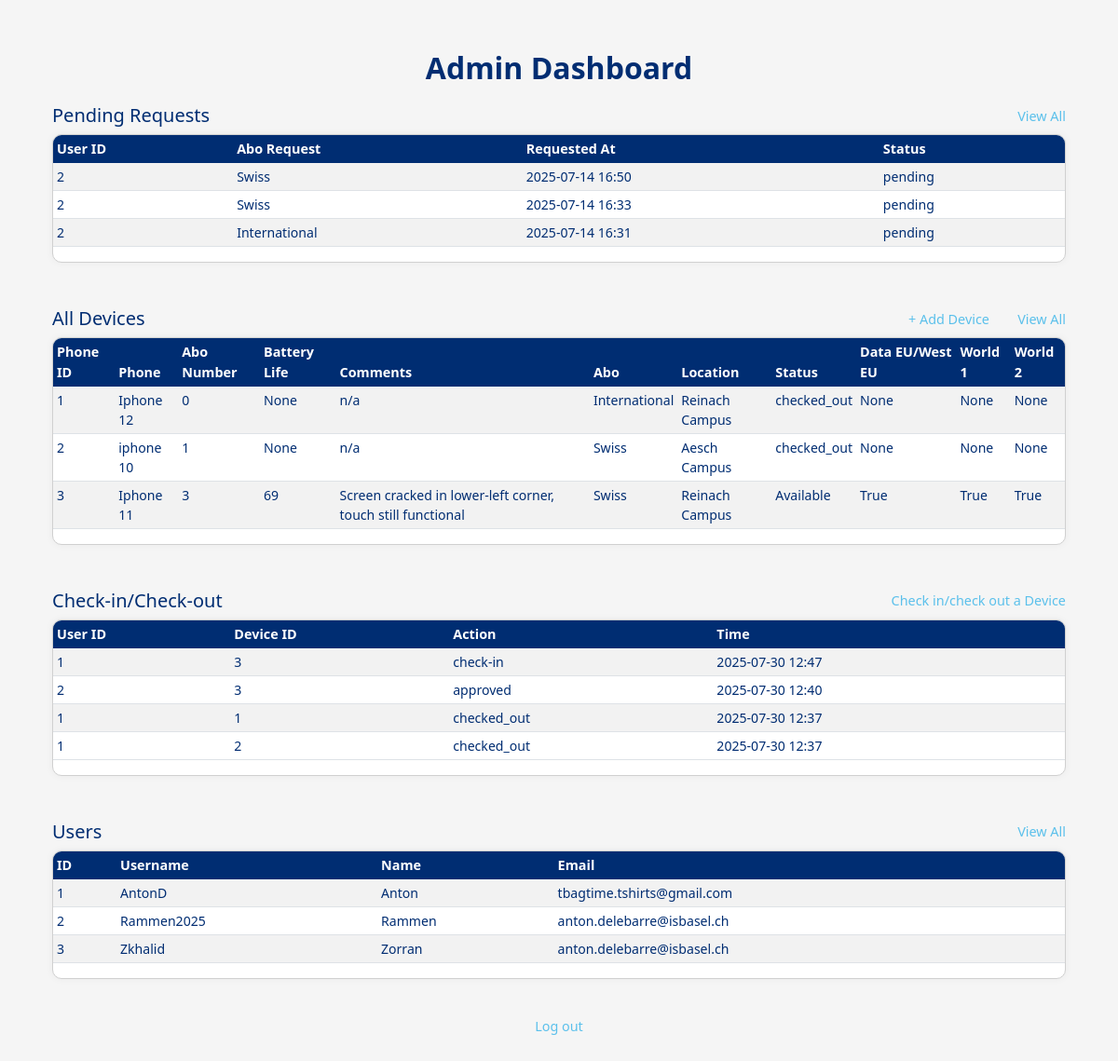
The app's page /admin (signed in) with its own data.
### main.py (models this page shows)
class Request(db.Model):
    request_id = db.Column(db.Integer, primary_key=True)
    device_id = db.Column(db.Integer, db.ForeignKey('device.device_id'))
    user_id = db.Column(db.Integer, db.ForeignKey('user.user_id'))
    abo_need = db.Column(db.String(50))
    startdate = db.Column(db.Date, nullable=False)
    enddate = db.Column(db.Date, nullable=False)
    purpose = db.Column(db.String(200))
    status = db.Column(db.String(20), default='pending')
    timestamp = db.Column(db.DateTime, default=cet_now)
    denial_reason = db.Column(db.String(300))

class Device(db.Model):
    device_id = db.Column(db.Integer, primary_key=True)
    Phone = db.Column(db.String(50), nullable=False, unique=False)
    abo_number = db.Column(db.Integer, unique=True)
    abo_type = db.Column(db.String(50))
    location = db.Column(db.String(50))
    status = db.Column(db.String(20), default='Available')
    comment = db.Column(db.String(200))
    battery_life = db.Column(db.String(30))
    DataEU_westEU = db.Column(db.Boolean, default=False)
    World1 = db.Column(db.Boolean, default=False)
    World2 = db.Column(db.Boolean, default=False)

class Usage(db.Model):
    usage_id = db.Column(db.Integer, primary_key=True)
    device_id = db.Column(db.Integer, db.ForeignKey('device.device_id'))
    user_id = db.Column(db.Integer, db.ForeignKey('user.user_id'))
    action = db.Column(db.String(20))
    timestamp = db.Column(db.DateTime, default=cet_now)

class User(db.Model):
    user_id = db.Column(db.Integer, primary_key=True)
    name = db.Column(db.String(50), nullable=False)
    username = db.Column(db.String(50), unique=True, nullable=False)
    password = db.Column(db.String(100), nullable=False)
    email = db.Column(db.String(30), unique=True, nullable=False)
    role = db.Column(db.String(20), nullable=False)

### main.py (the view)
@app.route('/admin')
def admin_dashboard():
    if 'user_id' not in session or session.get('role') != 'admin':
        flash('Unauthorized access', 'danger')
        return redirect(url_for('login'))
    users = User.query.all()
    devices = Device.query.all()
    available_devices = Device.query.filter_by(status='Available').all()
    pending_requests = Request.query.filter_by(status='pending').order_by(Request.timestamp.desc()).all()
    usage_history = Usage.query.order_by(Usage.timestamp.desc()).limit(20).all()
    return render_template(
        'admin.html',
        users=users,
        devices=devices,
        available_devices=available_devices,
        pending_requests=pending_requests,
        usage_history=usage_history
    )

### templates/admin.html (shortened to what this page needs)
<!DOCTYPE html>
<html lang="en">
<head>
  <link href="https://cdn.jsdelivr.net/npm/bootstrap@5.3.0/dist/css/bootstrap.min.css" rel="stylesheet" />
</head>
<body>
    <div class="container-fluid px-3 py-4">
      <h1 class="Title text-center fs-2">Admin Dashboard</h1>
      <section class="mb-5">
        <div class="d-flex justify-content-between align-items-center mb-2 flex-wrap">
          <h2 class="fs-5 mb-2 mb-md-0">Pending Requests</h2>
          <a href="{{ url_for('all_requests') }}" class="Labels">View All</a>
        </div>
        <div class="table-responsive">
          <table class="table table-sm table-striped">
            <thead>
              <tr class="Labels">
                <th>User ID</th>
                <th>Abo Request</th>
                <th>Requested At</th>
                <th>Status</th>
              </tr>
            </thead>
            <tbody>
              {% for pending_request in pending_requests[:3] %}
              <tr>
                <td>{{ pending_request.user_id }}</td>
                <td>{{ pending_request.abo_need }}</td>
                <td>{{ pending_request.timestamp.strftime('%Y-%m-%d %H:%M') }}</td>
                <td>{{ pending_request.status }}</td>
              </tr>
              {% endfor %}
            </tbody>
          </table>
        </div>
      </section>
      <section class="mb-5">
        <div class="d-flex justify-content-between align-items-center mb-2 flex-wrap">
          <h2 class="fs-5 mb-2 mb-md-0">All Devices</h2>
          <div>
            <a href="{{ url_for('add_device') }}" class="Labels me-3">+ Add Device</a>
            <a href="{{ url_for('all_devices') }}" class="Labels">View All</a>
          </div>
        </div>
        <div class="table-responsive">
          <table class="table table-sm table-striped">
            <thead>
              <tr class="Labels">
                <th>Phone ID</th>
                <th>Phone</th>
                <th>Abo Number</th>
                <th>Battery Life</th>
                <th>Comments</th>
                <th>Abo</th>
                <th>Location</th>
                <th>Status</th>
                <th>Data EU/West EU</th>
                <th>World 1</th>
                <th>World 2</th>
              </tr>
            </thead>
            <tbody>
              {% for device in devices[:3] %}
              <tr>
                <td>{{ device.device_id }}</td>
                <td>{{ device.Phone }}</td>
                <td>{{ device.abo_number }}</td>
                <td>{{ device.battery_life }}</td>
                <td>{{ device.comment or 'n/a' }}</td>
                <td>{{ device.abo_type }}</td>
                <td>{{ device.location }}</td>
                <td>{{ device.status }}</td>
                <td>{{ device.DataEU_westEU }}</td>
                <td>{{ device.World1 }}</td>
                <td>{{ device.World2 }}</td>
              </tr>
              {% endfor %}
            </tbody>
          </table>
        </div>
      </section>
      <section class="mb-5">
        <div class="d-flex justify-content-between align-items-center mb-2 flex-wrap">
          <h2 class="fs-5 mb-2 mb-md-0">Check-in/Check-out</h2>
          <a href="{{ url_for('check_in_out') }}" class="Labels">Check in/check out a Device</a>
        </div>
        <div class="table-responsive">
          <table class="table table-sm table-striped">
            <thead>
              <tr class="Labels">
                <th>User ID</th>
                <th>Device ID</th>
                <th>Action</th>
                <th>Time</th>
              </tr>
            </thead>
            <tbody>
              {% for log in usage_history[:4] %}
              <tr>
                <td>{{ log.user_id }}</td>
                <td>{{ log.device_id }}</td>
                <td>{{ log.action }}</td>
                <td>{{ log.timestamp.strftime('%Y-%m-%d %H:%M') }}</td>
              </tr>
              {% endfor %}
            </tbody>
          </table>
        </div>
      </section>
      <section class="mb-4">
        <div class="d-flex justify-content-between align-items-center mb-2 flex-wrap">
          <h2 class="fs-5 mb-2 mb-md-0">Users</h2>
          <a href="{{ url_for('all_users') }}" class="Labels">View All</a>
        </div>
        <div class="table-responsive">
          <table class="table table-sm table-striped">
            <thead>
              <tr class="Labels">
                <th>ID</th>
                <th>Username</th>
                <th>Name</th>
                <th>Email</th>
              </tr>
            </thead>
            <tbody>
              {% for user in users[:4] %}
              <tr>
                <td>{{ user.user_id }}</td>
                <td>{{ user.username }}</td>
                <td>{{ user.name }}</td>
                <td>{{ user.email }}</td>
              </tr>
              {% endfor %}
            </tbody>
          </table>
        </div>
      </section>
      <footer class="text-center">
        <p><a href="{{ url_for('logout') }}">Log out</a></p>
      </footer>
    </div>
  </body>
</html>

### templates/admin.html (style rules this page uses)
html, body { background-color: #F5F5F5; color: #002D72; font-family: "Segoe UI", "Helvetica Neue", sans-serif; padding: 0 20px; }
.Labels { font-size: 0.9em; margin-left: 10px; color: #5BC0EB; text-decoration: none; font-weight: 500; }
.Title { color: #002D72; text-align: center; font-size: 2rem; margin: 30px 0 20px; font-weight: 600; }
.table-responsive { border: 1px solid #D0D0D0; border-radius: 10px; background-color: #ffffff; box-shadow: 0 0 8px rgba(0,0,0,0.05); margin-bottom: 30px; }
.table thead th { background-color: #002D72; color: white; border: none; font-size: 0.9rem; }
.table td { color: #002D72; font-size: 0.88rem; }
.table-striped tbody tr:nth-of-type(odd) { background-color: #F8FAFC; }
footer { margin: 40px 0 20px; font-size: 0.9rem; }
footer a { color: #5BC0EB; text-decoration: none; }

### records on screen
Request: user_id "2", abo_need "Swiss", timestamp "2025-07-14 16:50", status "pending"
Request: user_id "2", abo_need "Swiss", timestamp "2025-07-14 16:33", status "pending"
Request: user_id "2", abo_need "International", timestamp "2025-07-14 16:31", status "pending"
Device: device_id "1", Phone "Iphone 12", abo_number "0", battery_life "None", comment "n/a", abo_type "International", location "Reinach Campus", status "checked_out", DataEU_westEU "None", World1 "None", World2 "None"
Device: device_id "2", Phone "iphone 10", abo_number "1", battery_life "None", comment "n/a", abo_type "Swiss", location "Aesch Campus", status "checked_out", DataEU_westEU "None", World1 "None", World2 "None"
Device: device_id "3", Phone "Iphone 11", abo_number "3", battery_life "69", comment "Screen cracked in lower-left corner, touch still functional", abo_type "Swiss", location "Reinach Campus", status "Available", DataEU_westEU "True", World1 "True", World2 "True"
Usage: user_id "1", device_id "3", action "check-in", timestamp "2025-07-30 12:47"
Usage: user_id "2", device_id "3", action "approved", timestamp "2025-07-30 12:40"
Usage: user_id "1", device_id "1", action "checked_out", timestamp "2025-07-30 12:37"
Usage: user_id "1", device_id "2", action "checked_out", timestamp "2025-07-30 12:37"
User: user_id "1", username "AntonD", name "Anton", email "tbagtime.tshirts@gmail.com"
User: user_id "2", username "Rammen2025", name "Rammen", email "anton.delebarre@isbasel.ch"
User: user_id "3", username "Zkhalid", name "Zorran", email "anton.delebarre@isbasel.ch"
